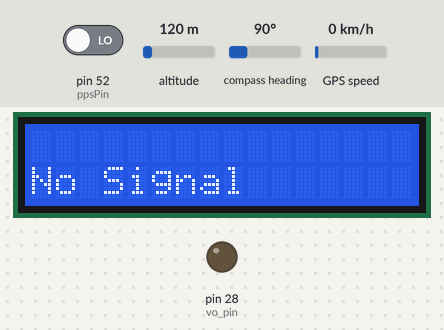
Bench run of a sketch on a simulated Arduino Mega 2560, built with avr-gcc and run on an emulated ATmega2560. Shown: 16×2 character LCD, output pins drawn as LEDs (lit = HIGH). Inputs (shaded band) come from the test bench; at power-on: GPS speed 0 km/h, pin 52 (ppsPin) LOW, altitude 120 m, compass heading 90°. The GPS gets a fix after 3 s at 37.7749, -122.4194 with 8 satellites; what the sketch prints to the serial monitor is not drawn.

Above: at 2.2 s.
2.3 s: GPS speed set to 2 km/h
At 3.3 s:
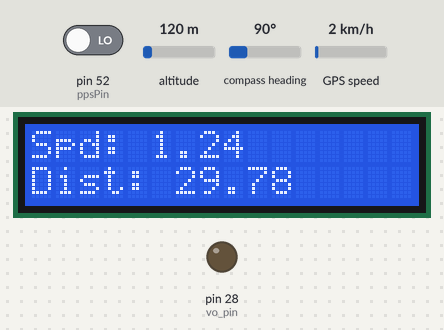
4.5 s: GPS speed set to 30 km/h
At 6.4 s:
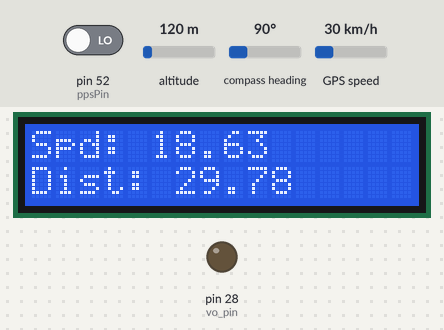
8.1 s: GPS speed set to 60 km/h
At 10.1 s:
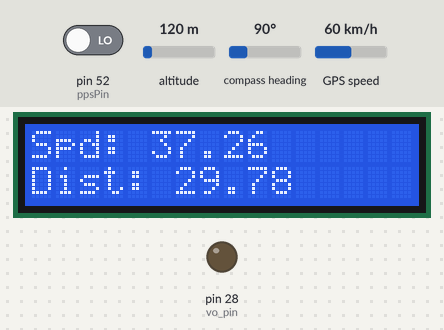
Timing chart, 0 to 11.6 s (numbered marks = the images above; inputs shaded):
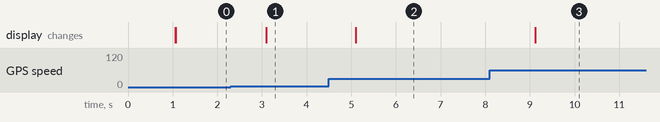

The sketch:

GPS_Collection_With_PPS_Interrupt.ino
```cpp
#include <PinChangeInterrupt.h>
#include <LiquidCrystal.h>
#include <Adafruit_GPS.h>

#define GPSSerial Serial2

double distanceToTarget = 30;
float speed = 0;
float originalLat = 0.0;
float originalLon = 0.0;
int initialHeading = 0, previousHeading = 0;
double targetLat, targetLon;
volatile bool ppsFlag = false;
const int rs = 51, rw = 53, en = 39, d0 = 23, d1 = 25, d2 = 27, d3 = 29, d4 = 31, d5 = 33, d6 = 47, d7 = 49;
const int vo_pin = 28;
#define ppsPin 52
LiquidCrystal lcd(rs, rw, en, d0, d1, d2, d3, d4, d5, d6, d7);
Adafruit_GPS GPS(&GPSSerial);

// Set GPSECHO to 'false' to turn off echoing the GPS data to the Serial console
// Set to 'true' if you want to debug and listen to the raw GPS sentences
#define GPSECHO false

uint32_t timer = millis();


void setup() {
  Serial.begin(115200);
  init_Adafruit_GPS();
  init_LCD();
}

void loop()  // run over and over again
{
  char c = GPS.read();
  if (GPSECHO)
    if (c) Serial.print(c);
  if (GPS.newNMEAreceived()) {
    // Serial.print(GPS.lastNMEA());    // this also sets the newNMEAreceived() flag to false
    if (!GPS.parse(GPS.lastNMEA()))  // this also sets the newNMEAreceived() flag to false
      return;                        // we can fail to parse a sentence in which case we should just wait for another
  }

  // read data from the GPS in the 'main loop'
  if (ppsFlag) {
    // Reset the flag
    ppsFlag = false;

    // Synchronize time-sensitive tasks here
    Serial.println("PPS pulse detected, syncing tasks.");
    Serial.print("\nTime: ");
    if (GPS.hour < 10) { Serial.print('0'); }
    Serial.print(GPS.hour, DEC);
    Serial.print(':');
    if (GPS.minute < 10) { Serial.print('0'); }
    Serial.print(GPS.minute, DEC);
    Serial.print(':');
    if (GPS.seconds < 10) { Serial.print('0'); }
    Serial.print(GPS.seconds, DEC);
    Serial.print('.');
    if (GPS.milliseconds < 10) {
      Serial.print("00");
    } else if (GPS.milliseconds > 9 && GPS.milliseconds < 100) {
      Serial.print("0");
    }
    Serial.println(GPS.milliseconds);

    if (GPS.fix) {
      display_GPS_Data_On_LCD();
    } else {
      lcd.clear();
      lcd.setCursor(0, 1);
      lcd.print("No Signal");
    }
  }

  // approximately every 2 seconds or so, print out the current stats
  if (millis() - timer > 250) {
    timer = millis();  // reset the timer
    Serial.print("\nTime: ");
    if (GPS.hour < 10) { Serial.print('0'); }
    Serial.print(GPS.hour, DEC);
    Serial.print(':');
    if (GPS.minute < 10) { Serial.print('0'); }
    Serial.print(GPS.minute, DEC);
    Serial.print(':');
    if (GPS.seconds < 10) { Serial.print('0'); }
    Serial.print(GPS.seconds, DEC);
    Serial.print('.');
    if (GPS.milliseconds < 10) {
      Serial.print("00");
    } else if (GPS.milliseconds > 9 && GPS.milliseconds < 100) {
      Serial.print("0");
    }
    Serial.println(GPS.milliseconds);

    // if (GPS.fix) {
    //   Serial.print("Location: ");
    //   Serial.print(GPS.latitude, 4);
    //   Serial.print(GPS.lat);
    //   Serial.print(", ");
    //   Serial.print(GPS.longitude, 4);
    //   Serial.println(GPS.lon);
    //   Serial.print("Speed (knots): ");
    //   Serial.println(GPS.speed);
    //   Serial.print("Angle: ");
    //   Serial.println(GPS.angle);
    //   Serial.print("Altitude: ");
    //   Serial.println(GPS.altitude);
    //   Serial.print("Satellites: ");
    //   Serial.println((int)GPS.satellites);
    //   Serial.print("Antenna status: ");
    //   Serial.println((int)GPS.antenna);
    // }
    if (GPS.fix) {
      display_GPS_Data_On_LCD();
    } else {
      lcd.clear();
      lcd.setCursor(0, 1);
      lcd.print("No Signal");
    }
  }
}

void display_GPS_Data_On_LCD() {
  double currentLat = GPS.latitudeDegrees;
  double currentLon = GPS.longitudeDegrees;

  // Distance forward in meters and current heading
  double currentBearing = calculateBearing(originalLat, originalLon, currentLat, currentLon);

  calculateTargetPoint(currentLat, currentLon, distanceToTarget, currentBearing, targetLat, targetLon);

  distanceToTarget = calculateDistance(currentLat, currentLon, targetLat, targetLon);

  float mph;
  mph = (GPS.speed) * 1.15;

  Serial.println("Location in Degrees: ");
  Serial.print(GPS.latitudeDegrees, 8);
  Serial.print(", ");
  Serial.println(GPS.longitudeDegrees, 8);

  Serial.print("Speed (mph): ");
  Serial.println(mph);
  Serial.print("Angle: ");
  Serial.println(GPS.angle);
  Serial.print("Bearing: ");
  Serial.println(currentBearing);
  Serial.print("Satellites: ");
  Serial.println((int)GPS.satellites);
  Serial.print("distanceToTarget: ");
  Serial.println(distanceToTarget);

  //ETCG Notes -- Print to LCD Screen
  lcd.clear();
  lcd.setCursor(0, 0);
  lcd.print("Spd: ");
  lcd.setCursor(5, 0);
  lcd.print(mph);

  lcd.setCursor(0, 1);
  lcd.print("Dist: ");
  lcd.setCursor(6, 1);
  lcd.print(distanceToTarget);
  delay(5);
}

double calculateBearing(double lat1, double long1, double lat2, double long2) {
  double deltaLong = radians(long2 - long1);
  lat1 = radians(lat1);
  lat2 = radians(lat2);
  double x = sin(deltaLong) * cos(lat2);
  double y = cos(lat1) * sin(lat2) - sin(lat1) * cos(lat2) * cos(deltaLong);
  double bearing = atan2(x, y);
  bearing = degrees(bearing);
  return fmod((bearing + 360), 360);  // Normalize to 0-359 degrees
}

double calculateDistance(double lat1, double lon1, double lat2, double lon2) {
  const double R = 6371000;  // Earth's radius in meters
  double dLat = radians(lat2 - lat1);
  double dLon = radians(lon2 - lon1);
  lat1 = radians(lat1);
  lat2 = radians(lat2);

  double a = sin(dLat / 2) * sin(dLat / 2) + cos(lat1) * cos(lat2) * sin(dLon / 2) * sin(dLon / 2);
  double c = 2 * atan2(sqrt(a), sqrt(1 - a));
  double distance = R * c;

  return distance;  // Distance in meters
}

void calculateTargetPoint(double startLat, double startLon, double distance, double bearing, double& targetLat, double& targetLon) {
  double R = 6378137;  // Earth's radius in meters
  double bearingRad = radians(bearing);
  double dByR = distance / R;

  double lat1 = radians(startLat);
  double lon1 = radians(startLon);

  targetLat = asin(sin(lat1) * cos(dByR) + cos(lat1) * sin(dByR) * cos(bearingRad));
  targetLon = lon1 + atan2(sin(bearingRad) * sin(dByR) * cos(lat1), cos(dByR) - sin(lat1) * sin(targetLat));

  targetLat = degrees(targetLat);
  targetLon = degrees(targetLon);
}

void init_LCD() {
  lcd.begin(16, 2);
  digitalWrite(en, HIGH);
  delay(5);
  digitalWrite(en, LOW);
  pinMode(vo_pin, OUTPUT);
  analogWrite(vo_pin, 55);
}

void init_Adafruit_GPS() {
  GPS.begin(9600);  // Initialize GPS module

  GPS.sendCommand(PMTK_SET_NMEA_OUTPUT_RMCGGA);  // Request RMC and GGA NMEA sentences
  // Set the update rate
  GPS.sendCommand(PMTK_SET_NMEA_UPDATE_1HZ);  // 1 Hz update rate
  // For the parsing code to work nicely and have time to sort thru the data, and
  // print it out we don't suggest using anything higher than 1 Hz

  // Request updates on antenna status, comment out to keep quiet
  GPS.sendCommand(PGCMD_ANTENNA);

  delay(1000);
  // Ask for firmware version
  Serial.println(PMTK_Q_RELEASE);

  // Capture original position
  if (GPS.fix) {
    originalLat = GPS.latitudeDegrees;
    originalLon = GPS.longitudeDegrees;
  }

  pinMode(ppsPin, INPUT);  // or INPUT, depending on your wiring
  attachPinChangeInterrupt(digitalPinToPinChangeInterrupt(ppsPin), ppsPulse, RISING);

}
void ppsPulse(void) {
  ppsFlag = true;
}
```

Measured:
- after the input at 2.3 s, the display: changes after 0.79 s (image 1)
- after the input at 4.5 s, the display: changes after 0.60 s (image 2)
- after the input at 8.1 s, the display: changes after 1.0 s (image 3)
